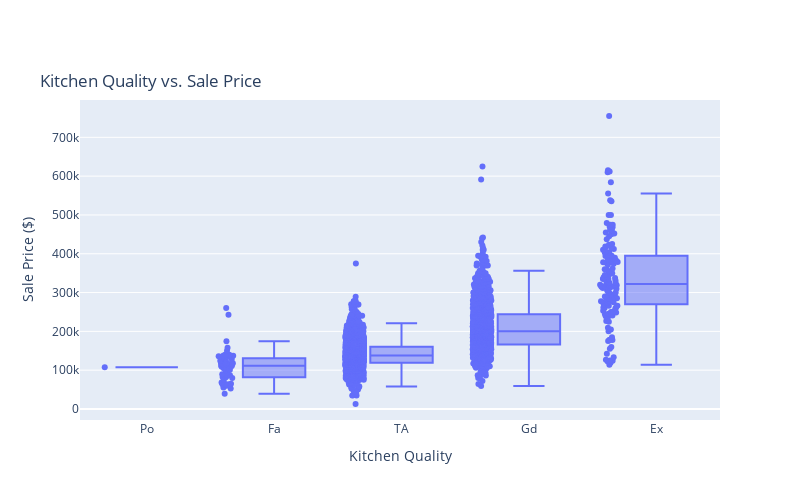

Source (notebook cell):
### Code cell
fig = px.box(housing, x='KitchenQual', y='SalePrice', points="all",
             title='Kitchen Quality vs. Sale Price',
             labels={'KitchenQual': 'Kitchen Quality', 'SalePrice': 'Sale Price ($)'},
             category_orders={'KitchenQual': ['Po', 'Fa', 'TA', 'Gd', 'Ex']})

fig.update_layout(
    title=dict(y=0.85),
    height=500,
    width=800)

fig.show()

### Figure 1 — Plotly figure (JSON) as saved in the notebook; plotly's stock layout.template omitted (floating-point values rounded to 4 significant figures; data arrays with more than 128 entries replaced by an {"elided": "..."} marker saying what was removed)
{"data": [{"alignmentgroup": "True", "boxpoints": "all", "hovertemplate": "Kitchen Quality=%{x}<br>Sale Price ($)=%{y}<extra></extra>", "legendgroup": "", "marker": {"color": "#636efa"}, "name": "", "notched": false, "offsetgroup": "", "orientation": "v", "showlegend": false, "type": "box", "x": {"elided": "2579 str values"}, "x0": " ", "xaxis": "x", "y": {"elided": "2579 int values"}, "y0": " ", "yaxis": "y"}], "layout": {"boxmode": "group", "height": 500, "legend": {"tracegroupgap": 0}, "title": {"text": "Kitchen Quality vs. Sale Price", "y": 0.85}, "width": 800, "xaxis": {"anchor": "y", "categoryarray": ["Po", "Fa", "TA", "Gd", "Ex"], "categoryorder": "array", "domain": [0, 1], "title": {"text": "Kitchen Quality"}}, "yaxis": {"anchor": "x", "domain": [0, 1], "title": {"text": "Sale Price ($)"}}}}
